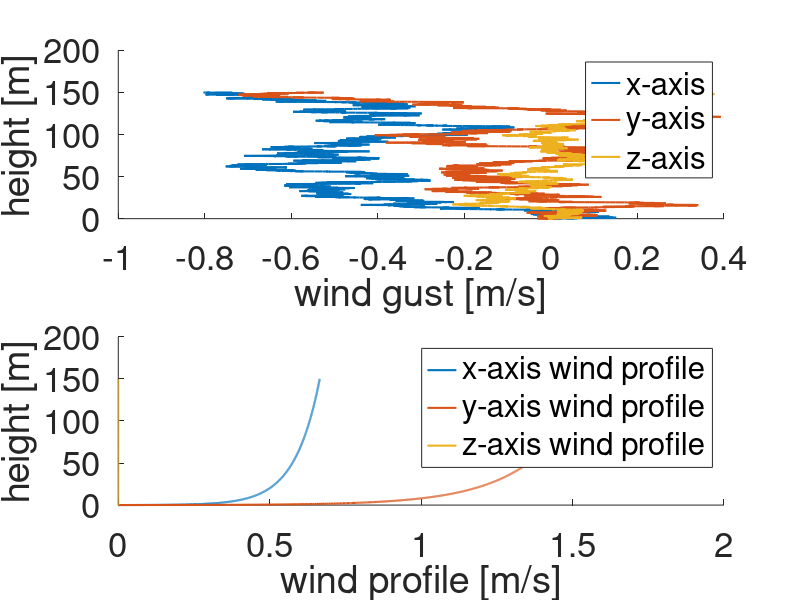

The MATLAB script that drew this image: (Note: this script raises an error after producing the figure.)
%% Environment
gravity_acc = + 9.81; % z-down

%% Wind Profile and Wind Gust Dynamics
vel_at6m = 2 * 0.5144; % wind velocity at 6m, absolute value, [knot]->[m/s]
wind_gust_max = 4 * 0.5144; % maximum wind gust from wind forcast, [knot]->[m/s]
theta = 247; % [deg] constant
wind_pf_size = 3000;
height_lim = 150; % h \in (0, height_lim]

wind_h = @(h) (h>0.04572)*vel_at6m.*log(h/0.04572)/log(6.096/0.04572); % wind shear model
theta_h = theta/180*pi + pi; % forcasted wind field
GetWindProfile = @(h) [wind_h(h)*cos(theta_h);
                       wind_h(h)*sin(theta_h);
                       zeros(1,size(h,2))]; % [wx; wy; 0];

heights = linspace(1e-6, height_lim, wind_pf_size); % start from 0+ avoiding NaN
dh = height_lim/wind_pf_size;
wind_profile_hat = GetWindProfile(heights);

xi = 0.0* [randn();
           randn();
           0]; % wind profile error at 200[m]

% compute delta_w for simulation
delta_ws = zeros(3,wind_pf_size);
a_w = -0.00385;
b_w = 12 * 0.0251;
ratios = [1, 1, 0.5];
for i = 2:wind_pf_size
    delta_ws(:,i) = (1+dh*a_w)*delta_ws(:,i-1)+dh*b_w*[ratios(1)*randn(); ratios(2)*randn(); ratios(3)*randn()];
end
% tune b_w s.t. norm(delta_ws) ~ wind_gust_max - vel_at6m

avg_disturbance_norm = mean(vecnorm(delta_ws(1:2,:)))
max_disturbance_norm = max(vecnorm(delta_ws(1:2,:)))
disp(num2str(max_disturbance_norm/(wind_gust_max-vel_at6m)*100) + "%");
disp("======================================")
subplot(2,1,1)
hold on
plot(delta_ws(1,:), heights,'linewidth',1.5);
plot(delta_ws(2,:), heights,'linewidth',1.5);
plot(delta_ws(3,:), heights,'linewidth',1.5);
set(gca,'FontSize',25);
xlabel('wind gust [m/s]') 
ylabel('height [m]') 
legend('x-axis', 'y-axis', 'z-axis')
subplot(2,1,2)
hold on
plot(wind_profile_hat(1,:), heights,'linewidth',1.5);
plot(wind_profile_hat(2,:), heights,'linewidth',1.5);
plot(wind_profile_hat(3,:), heights,'linewidth',1.5);
set(gca,'FontSize',25);
xlabel('wind profile [m/s]') 
ylabel('height [m]') 
legend('x-axis wind profile','y-axis wind profile','z-axis wind profile')

wind_err0 = zeros(4,50); % [h, dx, dy, dz] wind error storage

% params from paper 14/16

%% Parafoil System
% params from paper 12

system_mass = 2.2; % kg
system_inertia =  [1.68, 0,    0.09;
                   0,    0.80, 0;
                   0.09, 0,    0.32];

parafoil_ref_area = 1.5;  % m2
parafoil_ref_span = 1.88; % m
parafoil_ref_length = 0.80; % m, chord
parafoil_arc_h = 0.1; % m
parafoil_thickness = 0.075; % m, thickness of canopy

S_pd = 0.06; % m2 payload reference area 

C_BP = eye(3); % from body frame B to parafoil aero frame P;
B_r_BP = [0; 0; -1.2];

C_BW = eye(3); % from body frame B to payload frame W;
B_r_BW = [0; 0; 0.1];

[Im, Ii] = ImIiCompute(parafoil_arc_h, parafoil_ref_span, ...
                       parafoil_ref_length, parafoil_thickness);

%% Aero Coefficients
%--- from paper 12 and book ch5
c_L0 = 0.24; % lift force coefficient
c_La = 2.14;
c_Lds = 0.2783;

c_D0 = 0.12;
c_Da2 = 0.33;
c_Dds = 0.43; % large enough to enable gliding ratio control 17.5-26.3

c_Yb = 0.23;

c_lp = -0.84; % negative
c_lda = -0.005; % negative
c_m0 = 0.1; 
c_ma = -0.72;
c_mq = -1.49; % negative
c_nr = -0.27; % negative
c_nda = 0.0115; % positive

c_Dpd = 3.2; % payload drag coefficient

cL = [c_L0; c_La; c_Lds]; % lift force coefficients
cD = [c_D0; c_Da2; c_Dds]; % drag force coefficients
cM = [c_lp; c_lda; c_m0; c_ma; c_mq; c_nr; c_nda]; % moment coefficients

%% Safe Zone, Vel Info and Initiation
[Axbxh, init_xy_pos] = SafeZoneCompute(0);
init_pos_in_inertial_frame = [init_xy_pos; -100]; % x-North, z-down, y-East
init_rpy = [0; 0.006; -10/180*pi]; % yaw-pitch-row; from ground to body frame; x-head, z-done, y-right
init_uvw = [3.819; -0.673; 1.62]; % velocity in body frame % shouldn't be all zero
init_pqr = [0; 0; 0]; % angular velocity in body frame

% for guidance, corresponding height, Vh, Vz, without wind, delta_l,r = 0.5
vel_info = [95.551, 3.87807, 1.61823]; % [m, m/s, m/s]
% for control, [Vh0, Vh1, Vz0, Vz1], without wind when delta_s = 0,1
vel_info_mpcc = [4.82; 3.35; 1.515; 1.653]; % [m/s]

psi_dot_m = 0.1906; % maximum turning angular vel without wind [rad/s]
delta_dot_m = 0.5; % [/s]

%% Sensor Model: Accuracy after Primary Sensor Fusion
sensor_freq = 20; % [Hz] sensor data subscriber frequency
pos_accu = 2; % [m]
vel_accu = 0.1; % [m/s]
row_pitch_accu = 0.1; % [degree]
yaw_accu = 0.5; % [degree]
acc_accu = 0.1; % [m/s^2]
angVel_accu = 0.1; % [deg/s]
% should tune white noise power in simulator for accuracy of airspeed, AOA, and AOS

%% Extended Kalman Filter for States
% state X = [x, y, z, x_dot, y_dot, z_dot, row, pitch, yaw] 9*1
EKF_freq = sensor_freq; % [Hz]
state_mu0 = [init_pos_in_inertial_frame; 
             GroundSpeedCompute(init_rpy, init_uvw); 
             init_rpy]; % 9*1
state_sigma0 = blkdiag(4*eye(3), 2*eye(3), 0.4*eye(3)); % 9*9
Q = blkdiag(acc_accu^2*eye(3), (angVel_accu/180*pi)^2*eye(3)); % 6*6
R = blkdiag(pos_accu^2*eye(3), vel_accu^2*eye(3), ...
            diag([(row_pitch_accu/180*pi)^2, (row_pitch_accu/180*pi)^2, (yaw_accu/180*pi)^2])); % 9*9

%% Guidance
psi_d = theta/180*pi; % desired landing orientation: opposite to wind direction

guidance_horizon_N = 100;
guidance0 = GuidanceGuess(guidance_horizon_N, init_pos_in_inertial_frame);
psi_ddot_m = psi_dot_m*2*delta_dot_m; % [rad/s2]

%% MPCC Tracker
time_horizon_N = 20; % < 50
mpcc_freq = 1; % [Hz]
mpcc_Ts = 0.25; % [s]
mpcc_ctrl_freq = 10; % [Hz]
control0 = zeros(3, time_horizon_N); % [h, psi, psi_dot]
warning('off','MATLAB:polyfit:RepeatedPointsOrRescale') % suppress fit warnings in mpcc

% %% Motor Model
% % delta_s: 2nd order response
% wd = pi/1.35; % omega_d = pi/tp
% Mp = abs(2.86574-3.35184)/abs(3.35184-4.8196); % Mp = |c_peak - c_inf| / |c_start - c_inf|
% zeta = sqrt((log(Mp)/pi)^2/(1+(log(Mp)/pi)^2));
% wn = wd / sqrt(1-zeta^2); % omega_n = omega_d / sqrt(1-zeta^2)
% 
% % delta_a: 1st order response
% Ta = 1/(0.1293/0.2/0.191); % Ta = 1/(k/psi_dot_m), k: response slope

